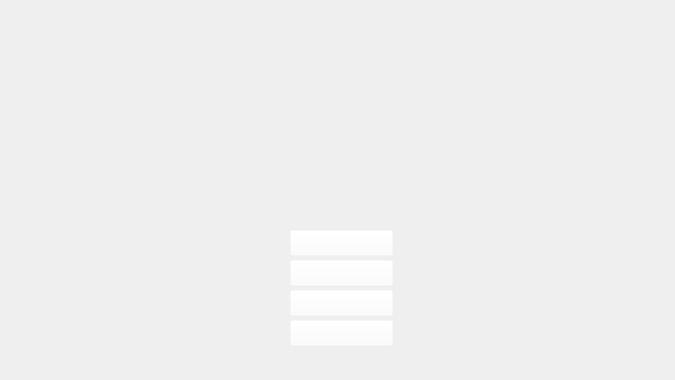
<?xml version="1.0" encoding="UTF-8"?>
<ui version="4.0">
 <class>MainWindow</class>
 <widget class="QMainWindow" name="MainWindow">
  <property name="geometry">
   <rect>
    <x>0</x>
    <y>0</y>
    <width>675</width>
    <height>380</height>
   </rect>
  </property>
  <property name="windowTitle">
   <string>死印汉化补丁v0.0.2</string>
  </property>
  <property name="styleSheet">
   <string notr="true"/>
  </property>
  <widget class="QWidget" name="centralwidget">
   <widget class="QShiinButton" name="pushButton_4">
    <property name="geometry">
     <rect>
      <x>290</x>
      <y>320</y>
      <width>103</width>
      <height>26</height>
     </rect>
    </property>
    <property name="minimumSize">
     <size>
      <width>103</width>
      <height>26</height>
     </size>
    </property>
    <property name="maximumSize">
     <size>
      <width>103</width>
      <height>26</height>
     </size>
    </property>
    <property name="mouseTracking">
     <bool>true</bool>
    </property>
    <property name="styleSheet">
     <string notr="true">QPushButton#pushButton_4 {
border-image: url();
background-color: rgba(255, 255, 255, 0);
}</string>
    </property>
    <property name="text">
     <string/>
    </property>
   </widget>
   <widget class="QShiinButton" name="pushButton">
    <property name="geometry">
     <rect>
      <x>290</x>
      <y>230</y>
      <width>103</width>
      <height>26</height>
     </rect>
    </property>
    <property name="minimumSize">
     <size>
      <width>103</width>
      <height>26</height>
     </size>
    </property>
    <property name="maximumSize">
     <size>
      <width>103</width>
      <height>26</height>
     </size>
    </property>
    <property name="styleSheet">
     <string notr="true">QPushButton#pushButton {
    border-image: url();
    background-color: rgba(255, 255, 255, 0);
}</string>
    </property>
    <property name="text">
     <string/>
    </property>
   </widget>
   <widget class="QShiinButton" name="pushButton_2">
    <property name="geometry">
     <rect>
      <x>290</x>
      <y>260</y>
      <width>103</width>
      <height>26</height>
     </rect>
    </property>
    <property name="minimumSize">
     <size>
      <width>103</width>
      <height>26</height>
     </size>
    </property>
    <property name="maximumSize">
     <size>
      <width>103</width>
      <height>26</height>
     </size>
    </property>
    <property name="mouseTracking">
     <bool>true</bool>
    </property>
    <property name="styleSheet">
     <string notr="true">QPushButton#pushButton_2 {
border-image: url();
background-color: rgba(255, 255, 255, 0);
}</string>
    </property>
    <property name="text">
     <string/>
    </property>
   </widget>
   <widget class="QShiinButton" name="pushButton_3">
    <property name="geometry">
     <rect>
      <x>290</x>
      <y>290</y>
      <width>103</width>
      <height>26</height>
     </rect>
    </property>
    <property name="minimumSize">
     <size>
      <width>103</width>
      <height>26</height>
     </size>
    </property>
    <property name="maximumSize">
     <size>
      <width>103</width>
      <height>26</height>
     </size>
    </property>
    <property name="mouseTracking">
     <bool>true</bool>
    </property>
    <property name="styleSheet">
     <string notr="true">QPushButton#pushButton_3 {
border-image: url();
background-color: rgba(255, 255, 255, 0);
}</string>
    </property>
    <property name="text">
     <string/>
    </property>
   </widget>
   <widget class="QTitleScreenBackground" name="label_2">
    <property name="geometry">
     <rect>
      <x>0</x>
      <y>-1</y>
      <width>671</width>
      <height>381</height>
     </rect>
    </property>
    <property name="text">
     <string/>
    </property>
   </widget>
   <zorder>label_2</zorder>
   <zorder>pushButton</zorder>
   <zorder>pushButton_2</zorder>
   <zorder>pushButton_3</zorder>
   <zorder>pushButton_4</zorder>
   <zorder>pushButton</zorder>
   <zorder>pushButton_2</zorder>
   <zorder>pushButton_3</zorder>
   <zorder>pushButton_4</zorder>
  </widget>
 </widget>
 <customwidgets>
  <customwidget>
   <class>QTitleScreenBackground</class>
   <extends>QLabel</extends>
   <header>TitleScreenBackground.h</header>
  </customwidget>
  <customwidget>
   <class>QShiinButton</class>
   <extends>QPushButton</extends>
   <header>ShiinButton.h</header>
  </customwidget>
 </customwidgets>
 <resources/>
 <connections/>
</ui>
